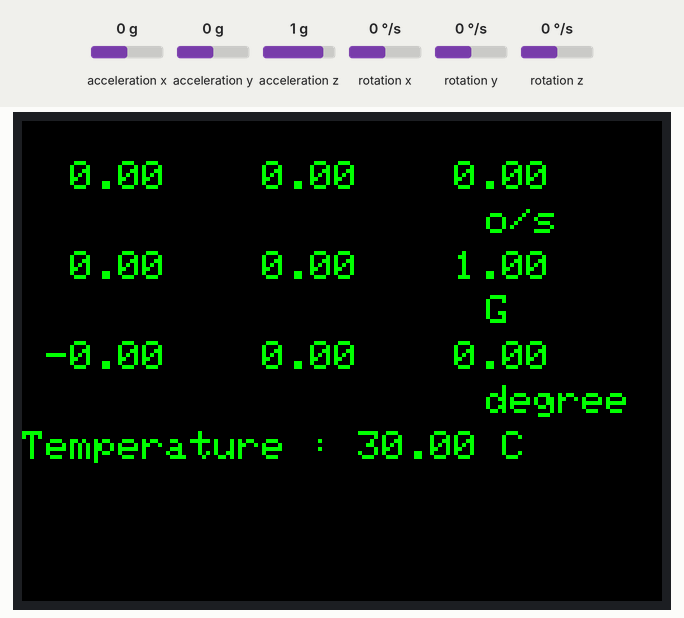
Recording of a sketch running on a simulated ESP32. Parts: 320×240 colour display. Inputs (shaded band) come from the test bench; at power-on: acceleration x 0 g, acceleration y 0 g, acceleration z 1 g, rotation x 0 °/s, rotation y 0 °/s, rotation z 0 °/s. What the sketch prints to the serial monitor is not drawn.

Above: at 1.4 s.
1.5 s: acceleration x set to 0.8 g
At 2.2 s:
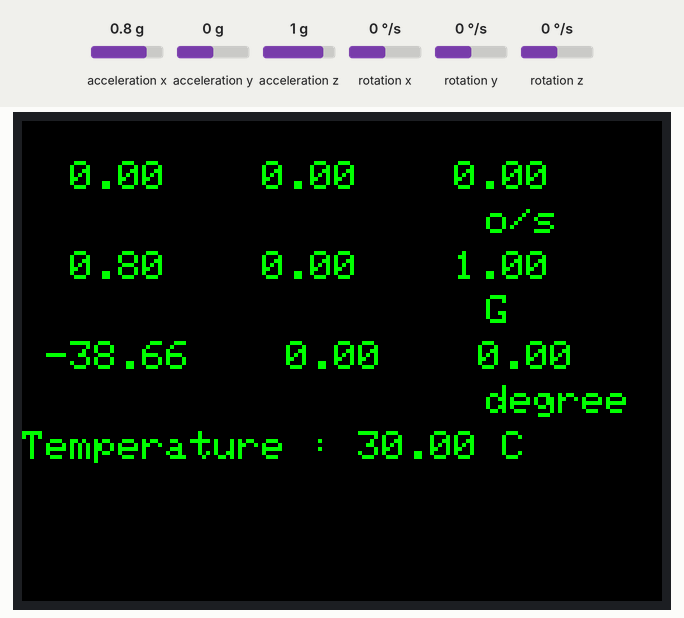
3.0 s: acceleration y set to -1.4 g
At 4.2 s:
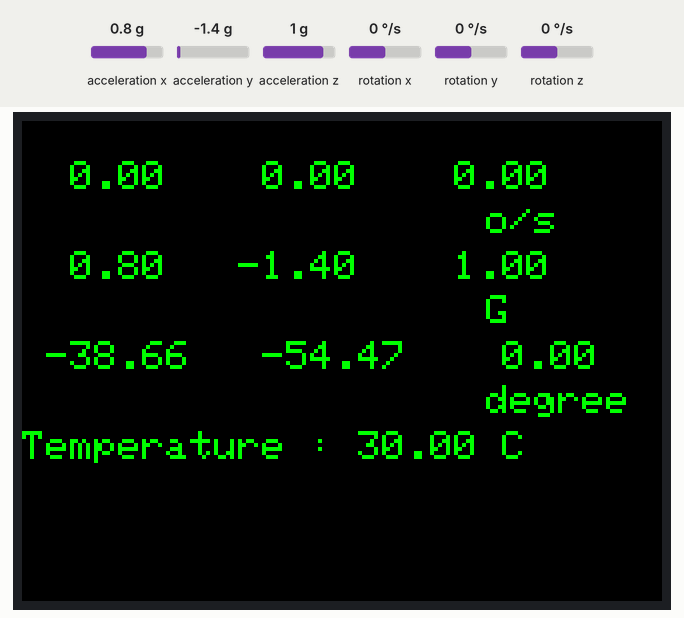
4.5 s: acceleration x set to -1.4 g
At 5.7 s:
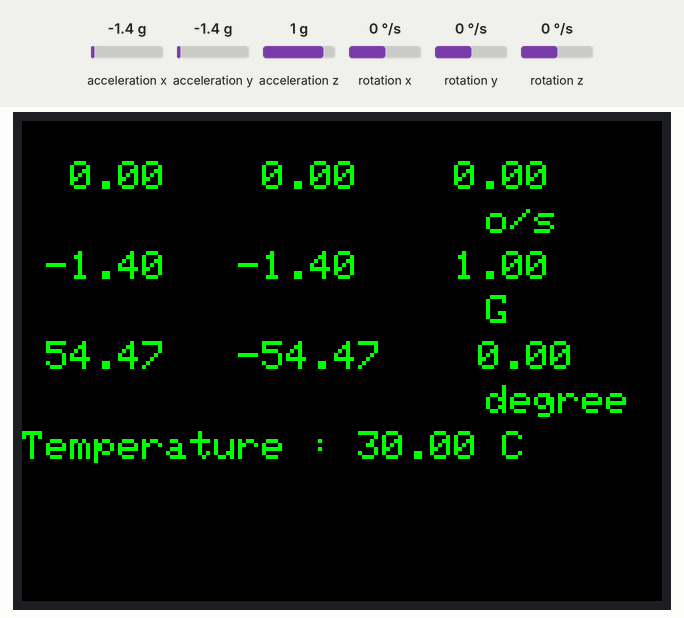
6.0 s: acceleration z set to -1.4 g
At 7.1 s:
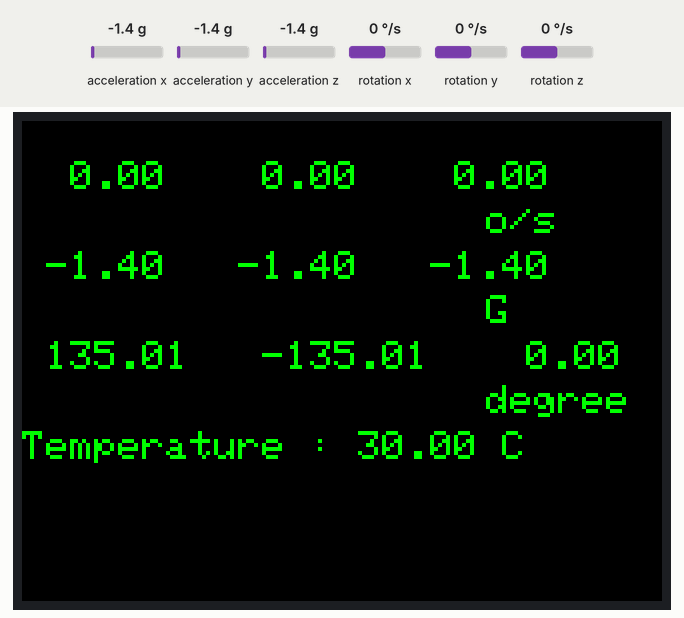
7.5 s: rotation x set to -192 °/s
At 8.6 s:
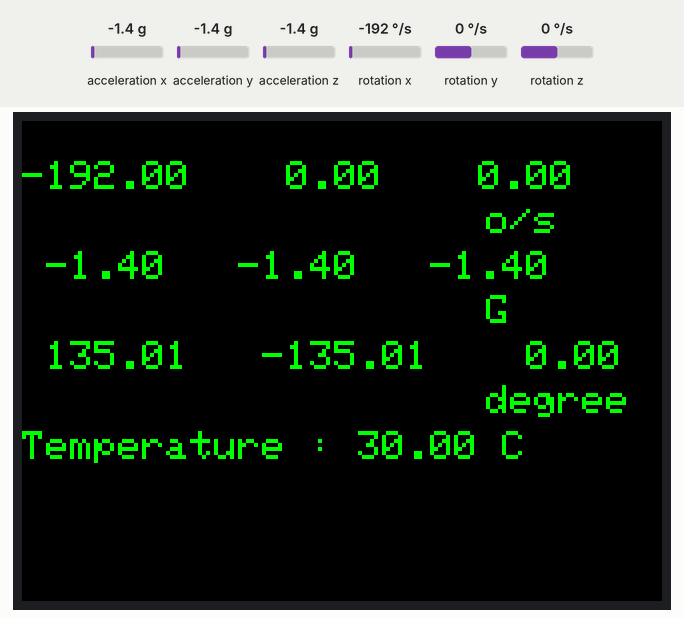
9.0 s: rotation y set to -192 °/s
At 9.9 s:
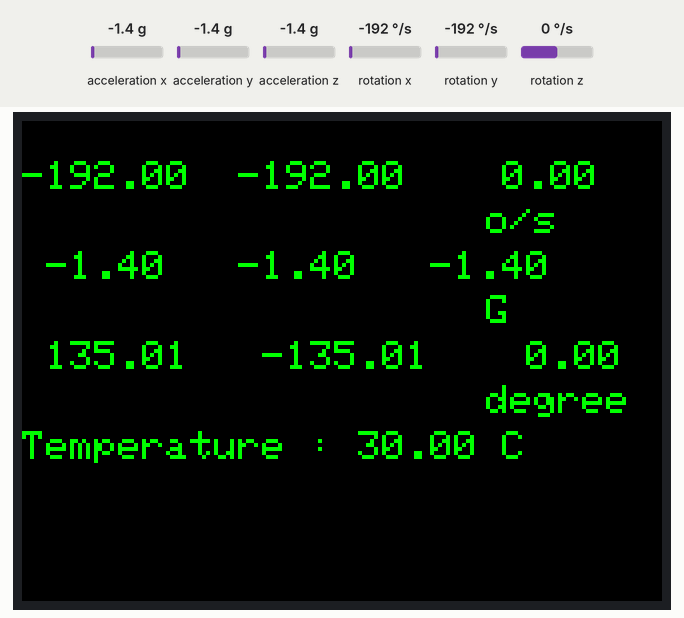
Timing chart, 0 to 11.5 s (numbered marks = the images above; inputs shaded):
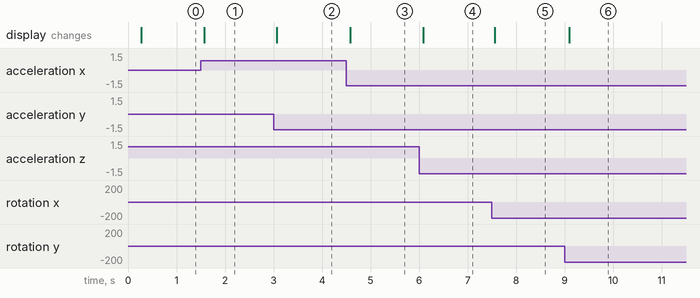

Measured:
- after the input at 1.5 s, the display: changes after 0.07 s (image 1)
- after the input at 3.0 s, the display: changes after 0.07 s (image 2)
- after the input at 4.5 s, the display: changes after 0.08 s (image 3)
- after the input at 6.0 s, the display: changes after 0.08 s (image 4)
- after the input at 7.5 s, the display: changes after 0.06 s (image 5)
- after the input at 9.0 s, the display: changes after 0.09 s (image 6)

The sketch:

IMU_20200923.ino
```cpp
// define must ahead #include <M5Stack.h>
#define M5STACK_MPU6886
// #define M5STACK_MPU9250
// #define M5STACK_MPU6050
// #define M5STACK_200Q
#include <M5Stack.h>

float accX = 0.0F;
float accY = 0.0F;
float accZ = 0.0F;

float gyroX = 0.0F;
float gyroY = 0.0F;
float gyroZ = 0.0F;

float pitch = 0.0F;
float roll  = 0.0F;
float yaw   = 0.0F;

float temp = 0.0F;

// the setup routine runs once when M5Stack starts up
void setup(){

  // Initialize the M5Stack object
  M5.begin();
  /*
    Power chip connected to gpio21, gpio22, I2C device
    Set battery charging voltage and current
    If used battery, please call this function in your project
  */
  M5.Power.begin();

  M5.IMU.Init();

  M5.Lcd.fillScreen(BLACK);
  M5.Lcd.setTextColor(GREEN , BLACK);
  M5.Lcd.setTextSize(2);
  Serial.begin(115200);
}

// the loop routine runs over and over again forever
void loop() {
    // put your main code here, to run repeatedly:
  M5.IMU.getGyroData(&gyroX,&gyroY,&gyroZ);
  M5.IMU.getAccelData(&accX,&accY,&accZ);
  M5.IMU.getAhrsData(&pitch,&roll,&yaw);
  M5.IMU.getTempData(&temp);

  M5.Lcd.setCursor(0, 20);
  M5.Lcd.printf("%6.2f  %6.2f  %6.2f      ", gyroX, gyroY, gyroZ);
  M5.Lcd.setCursor(220, 42);
  M5.Lcd.print(" o/s");
  M5.Lcd.setCursor(0, 65);
  M5.Lcd.printf(" %5.2f   %5.2f   %5.2f   ", accX, accY, accZ);
  M5.Lcd.setCursor(220, 87);
  M5.Lcd.print(" G");
  M5.Lcd.setCursor(0, 110);
  M5.Lcd.printf(" %5.2f   %5.2f   %5.2f   ", pitch, roll, yaw);
  M5.Lcd.setCursor(220, 132);
  M5.Lcd.print(" degree");
  M5.Lcd.setCursor(0, 155);
  M5.Lcd.printf("Temperature : %.2f C", temp);


  //Serial.printf("%5.2f %5.2f %5.2f\n", pitch, roll, yaw);
  Serial.printf("%6.2f, %6.2f, %6.2f\r\n", roll, pitch, yaw);


  delay(1);
}
```
